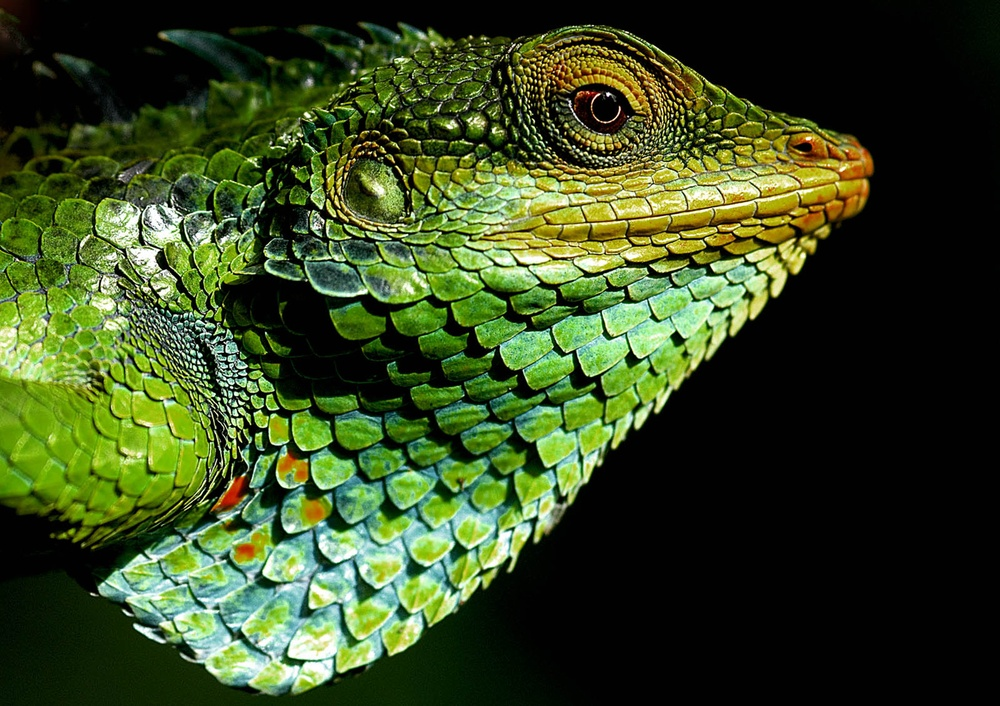
#> input picture images/fish.jpg, 1000 x 706 px, shrunk from 4444 x 3136 before the run
$ python my_canny.py images/fish.jpg 100 100
#> lines starting #> are read from the running program, lines starting #| are printed output that depends on the picture; after the words box and inside, x2 and y2 are one past the last pixel; in counts of white or black regions, pixels touching at a corner belong together
#> further down, image is the input picture: shape (706, 1000, 3); mean B, G, R 33.2, 71.7, 55.3
import cv2
import numpy as np
from scipy.signal import convolve2d
import sys


def gaussian_blur(img):
    # 5x5 kernel
    gauss_mask = (
        np.array(
            [
                [2, 4, 5, 4, 2],
                [4, 9, 12, 9, 4],
                [5, 12, 15, 12, 5],
                [4, 9, 12, 9, 4],
                [2, 4, 5, 4, 2],
            ]
        )
        / 159
    )

    # Since the kernel is 2 more than the image, we pad the image with 2 using reflection
    padded = np.pad(img, 2, mode="reflect")
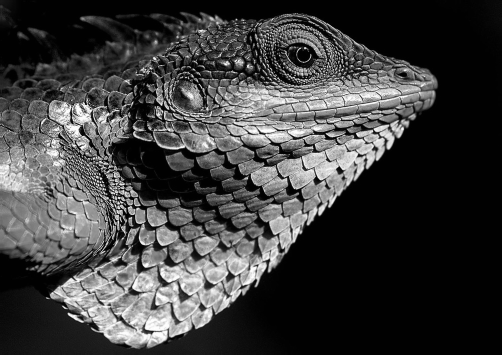
#> padded: shape (710, 1004) (shown at 1/2 size); min 0, max 255, mean 62

    out = convolve2d(padded, gauss_mask, mode="valid")

    return out


def sobel(img, l2gradient=True):
    # Sobel operator in x direction
#> called with l2gradient = True
    sobel_x = np.array(
        [
            [-1, 0, 1],
            [-2, 0, 2],
            [-1, 0, 1],
        ]
    )
#> sobel_x = [[-1, 0, 1], [-2, 0, 2], [-1, 0, 1]]

    # Sobel operator in y direction
    sobel_y = np.array(
        [
            [-1, -2, -1],
            [0, 0, 0],
            [1, 2, 1],
        ]
    )

    # Pad the image with 1
    padded = np.pad(img, 1, mode="reflect")
#> padded: shape (708, 1002) float64

    # Convolve the image with the sobel operators
    dx = convolve2d(padded, sobel_x, mode="valid")
    dy = convolve2d(padded, sobel_y, mode="valid")
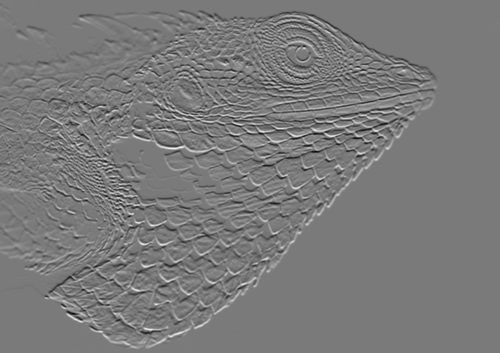
#> dy: shape (706, 1000) float64 (shown at 1/2 size); min -489.2, max 528.6, mean -0.1; drawn with min black and max white

    # Compute the magnitude of the gradient
    if l2gradient:
        gradient_magnitude = np.sqrt(dx**2 + dy**2)
    else:
        gradient_magnitude = np.abs(dx) + np.abs(dy)

    # Compute the direction of the gradient
    gradient_direction = np.arctan2(dy, dx)
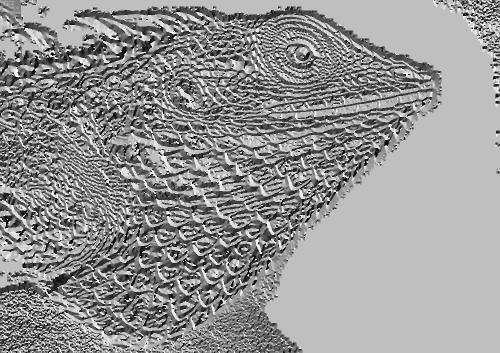
#> gradient_direction: shape (706, 1000) float64 (shown at 1/2 size); min -3.14, max 3.14, mean 0.54; drawn with min black and max white

    # Normalize the magnitude of the gradient to 255
    gradient_magnitude = gradient_magnitude / np.max(gradient_magnitude) * 255

    return gradient_magnitude, gradient_direction


# [39 lines left out: function non_max_suppresion, not called in this run]


def non_max_suppresion_with_interpolation(m, d):
    """
    m: gradient magnitude, d: gradient direction
    this function uses interpolation to check if the pixel is a local maximum
    in the direction of the gradient

    Note: this can only improve the results a little bit
    """
    deg = np.copy(d)
    deg[deg < 0] += np.pi
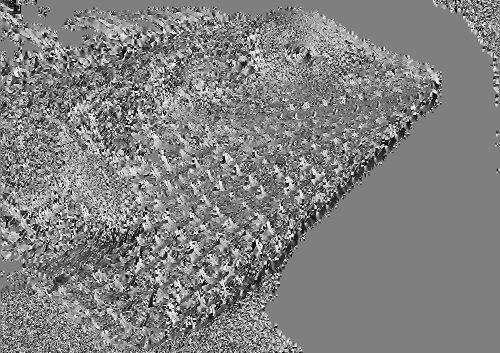
#> deg: shape (706, 1000) float64 (shown at 1/2 size); min 0, max 3.14, mean 1.6; drawn with min black and max white

    new_image = np.zeros_like(m)

    count = 0

    h, w = m.shape
    for i in range(1, h - 1):
        for j in range(1, w - 1):
            direction = deg[i, j]

            # if direction equals 0
            if direction == 0:
                is_max = m[i, j] >= m[i, j - 1] and m[i, j] >= m[i, j + 1]

            # if direction belongs to (0, 45]
            elif 0 < direction <= np.pi / 4:
                r = direction
                x = (1 - np.tan(r)) * m[i, j + 1] + np.tan(r) * m[i + 1, j + 1]
                y = (1 - np.tan(r)) * m[i, j - 1] + np.tan(r) * m[i - 1, j - 1]
                is_max = m[i, j] >= x and m[i, j] >= y

            # if direction belongs to (45, 90)
            elif np.pi / 4 < direction < np.pi / 2:
                r = np.pi / 2 - direction
                x = (1 - np.tan(r)) * m[i + 1, j] + np.tan(r) * m[i + 1, j + 1]
                y = (1 - np.tan(r)) * m[i - 1, j] + np.tan(r) * m[i - 1, j - 1]
                is_max = m[i, j] >= x and m[i, j] >= y

            # if direction equals 90
            elif direction == np.pi / 2:
                is_max = m[i, j] >= m[i - 1, j] and m[i, j] >= m[i + 1, j]

            # if direction belongs to (90, 135)
            elif np.pi / 2 < direction < 3 * np.pi / 4:
                r = direction - np.pi / 2
                x = (1 - np.tan(r)) * m[i + 1, j] + np.tan(r) * m[i + 1, j - 1]
                y = (1 - np.tan(r)) * m[i - 1, j] + np.tan(r) * m[i - 1, j + 1]
                is_max = m[i, j] >= x and m[i, j] >= y

            # if direction belongs to [135, 180)
            elif 3 * np.pi / 4 <= direction < np.pi:
                r = np.pi - direction
                x = (1 - np.tan(r)) * m[i, j - 1] + np.tan(r) * m[i + 1, j - 1]
                y = (1 - np.tan(r)) * m[i, j + 1] + np.tan(r) * m[i - 1, j + 1]
                is_max = m[i, j] >= x and m[i, j] >= y

            # if direction equals 180
            elif direction == np.pi:
                is_max = m[i, j] >= m[i, j - 1] and m[i, j] >= m[i, j + 1]

            # Count the pixels that are being pruned
            count += is_max

            new_image[i, j] = m[i, j] * is_max
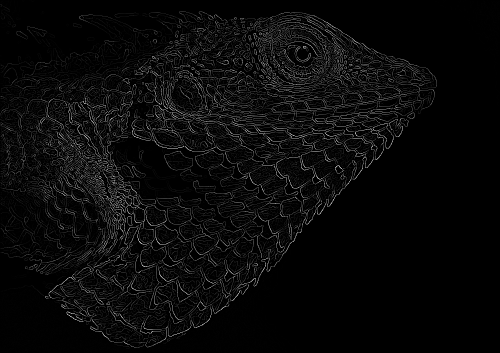
#> new_image: shape (706, 1000) float64 (shown at 1/2 size); min 0, max 255, mean 9.9
#> after the loop, count = 340271

    print("non-maximum suppression with interpolation:", count)
#| non-maximum suppression with interpolation: 340271

    return new_image


def double_threshold(m, low_threshold, high_threshold):
    print("low_threshold:", low_threshold, "high_threshold:", high_threshold)

    weak_edges = np.zeros_like(m)
    strong_edges = np.zeros_like(m)

    # Get the weak edges
    weak_edges[np.logical_and(m >= low_threshold, m < high_threshold)] = 1

    # Get the strong edges
    strong_edges[m >= high_threshold] = 1

    return weak_edges, strong_edges


def hysteresis(weak, strong):
    while True:
        # Get the indices of the weak edges
        indices = np.argwhere(weak > 0)
        found = False
        # Iterate over the weak edges
        for i, j in indices:
            neighborhood = strong[i - 1 : i + 2, j - 1 : j + 2]
            if np.any(neighborhood > 0):
                found = True
                # Set the weak edge to a strong edge
                weak[i, j] = 0
                strong[i, j] = 1

        # If there are no new strong edges, we are done
        if not found:
            break

    strong[strong > 0] = 255
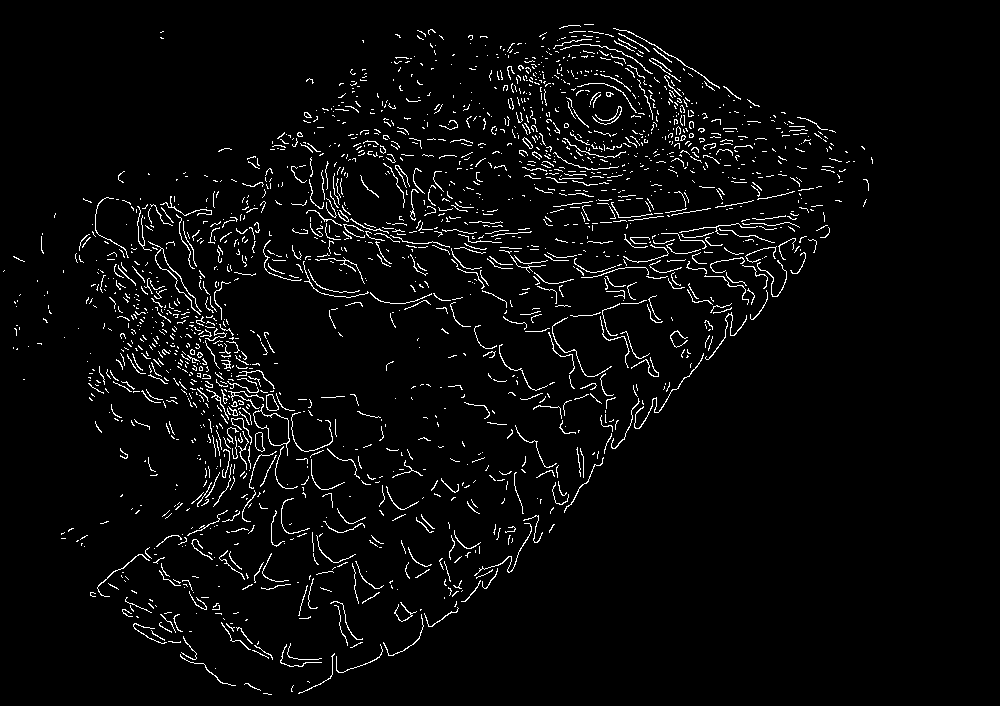
#> strong: shape (706, 1000) float64; 3.7% white in thin lines or dots, all inside (x1, y1, x2, y2) = (3, 24, 873, 695)

    return strong


def canny(image, low_threshold, high_threshold, interpolation=True):
    image = cv2.cvtColor(image, cv2.COLOR_BGR2GRAY)

    m, d = sobel(gaussian_blur(image))

    if interpolation:
        m = non_max_suppresion_with_interpolation(m, d)
    else:
        m = non_max_suppresion(m, d)

    weak, strong = double_threshold(m, low_threshold, high_threshold)
    edge = hysteresis(weak, strong)

    # return as uint8
    return edge.astype(np.uint8)


if __name__ == "__main__":
    # receive 3 arguments
    # 1. image path
    # 2. low threshold
    # 3. high threshold

    # read the image
    image = cv2.imread(sys.argv[1])
    low_threshold = int(sys.argv[2])
    high_threshold = int(sys.argv[3])

    # apply canny edge detection
    canny_image = canny(image, low_threshold, high_threshold)

    # save the image
    cv2.imwrite("out.png", canny_image)
